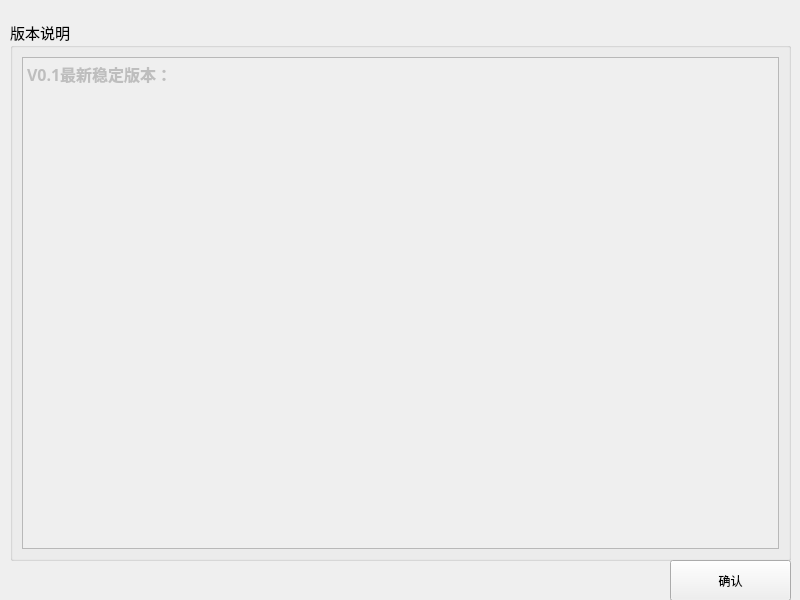
<?xml version="1.0" encoding="UTF-8"?>
<ui version="4.0">
 <class>VersionDlg</class>
 <widget class="QWidget" name="VersionDlg">
  <property name="geometry">
   <rect>
    <x>0</x>
    <y>0</y>
    <width>800</width>
    <height>600</height>
   </rect>
  </property>
  <property name="windowTitle">
   <string>Form</string>
  </property>
  <widget class="QGroupBox" name="groupBox">
   <property name="geometry">
    <rect>
     <x>10</x>
     <y>20</y>
     <width>781</width>
     <height>541</height>
    </rect>
   </property>
   <property name="font">
    <font>
     <family>微软雅黑</family>
     <pointsize>11</pointsize>
    </font>
   </property>
   <property name="title">
    <string>版本说明</string>
   </property>
   <layout class="QGridLayout" name="gridLayout">
    <item row="0" column="0">
     <widget class="QTextEdit" name="textEdit">
      <property name="enabled">
       <bool>false</bool>
      </property>
      <property name="font">
       <font>
        <family>微软雅黑</family>
        <pointsize>11</pointsize>
       </font>
      </property>
      <property name="html">
       <string>&lt;!DOCTYPE HTML PUBLIC &quot;-//W3C//DTD HTML 4.0//EN&quot; &quot;http://www.w3.org/TR/REC-html40/strict.dtd&quot;&gt;
&lt;html&gt;&lt;head&gt;&lt;meta name=&quot;qrichtext&quot; content=&quot;1&quot; /&gt;&lt;meta charset=&quot;utf-8&quot; /&gt;&lt;style type=&quot;text/css&quot;&gt;
p, li { white-space: pre-wrap; }
hr { height: 1px; border-width: 0; }
li.unchecked::marker { content: &quot;\2610&quot;; }
li.checked::marker { content: &quot;\2612&quot;; }
&lt;/style&gt;&lt;/head&gt;&lt;body style=&quot; font-family:'微软雅黑'; font-size:11pt; font-weight:400; font-style:normal;&quot;&gt;
&lt;p style=&quot; margin-top:0px; margin-bottom:0px; margin-left:0px; margin-right:0px; -qt-block-indent:0; text-indent:0px;&quot;&gt;&lt;span style=&quot; font-family:'微软雅黑','微软雅黑'; font-size:12pt; font-weight:600;&quot;&gt;V0.1最新稳定版本：&lt;/span&gt;&lt;/p&gt;&lt;/body&gt;&lt;/html&gt;</string>
      </property>
     </widget>
    </item>
   </layout>
  </widget>
  <widget class="QPushButton" name="okBtn">
   <property name="geometry">
    <rect>
     <x>670</x>
     <y>560</y>
     <width>121</width>
     <height>41</height>
    </rect>
   </property>
   <property name="text">
    <string>确认</string>
   </property>
  </widget>
 </widget>
 <resources/>
 <connections/>
</ui>
